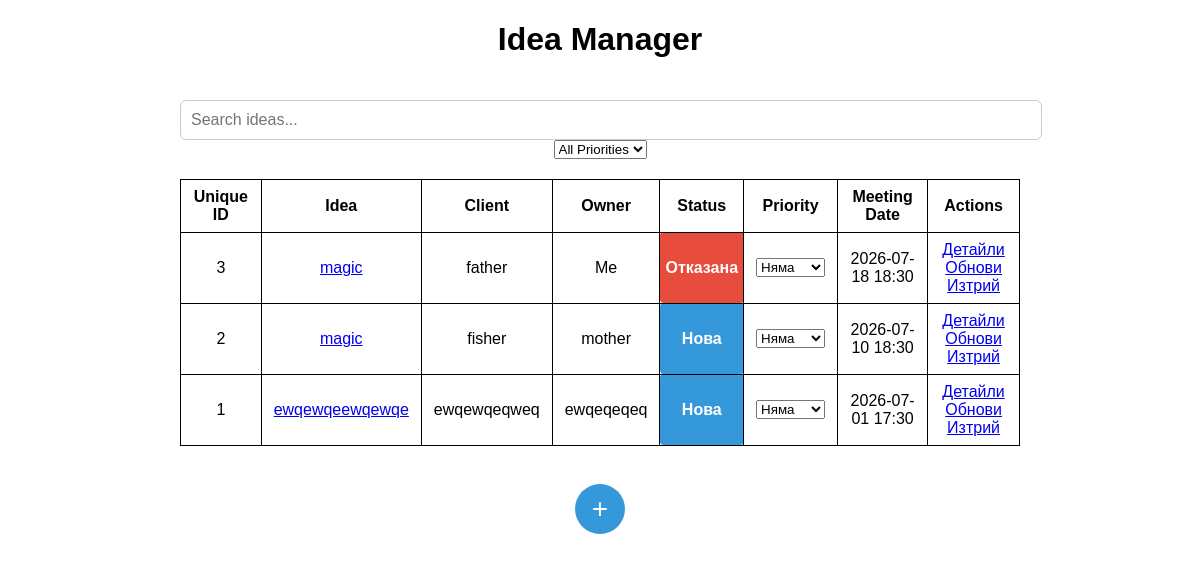
The page / on the database its author committed.
### Omnilinx.py (models this page shows, shortened)
class Todo(db.Model):
    id = db.Column(db.Integer, primary_key=True)
    title = db.Column(db.String(200), nullable=False)
    description = db.Column(db.String(1000), nullable=False)
    client = db.Column(db.String(100), nullable=False)
    meeting_date = db.Column(db.DateTime, nullable=False)
    owner = db.Column(db.String(100), nullable=False)
    status = db.Column(db.String(30), nullable=False, default='Нова')
    priority = db.Column(db.String(30), nullable=False, default='Няма')
    date_created = db.Column(db.DateTime, default=datetime.utcnow)
    unique_id = db.Column(db.Integer, unique=True, nullable=False)

### Omnilinx.py (the view, shortened to what this page needs)
@app.route('/', methods=['POST','GET'])
def index():
    tasks = Todo.query.order_by(Todo.date_created.desc()).all()
    return render_template('List.html', tasks=tasks)

### templates/List.html (shortened to what this page needs)
{% extends 'base.html' %}
{% block body %}
<div class="content">
    <div class="center">
    <h1 style="text-align: center;">Idea Manager</h1>
    {% if tasks|length < 1 %}
    <h1 style="text-align: center;">There are no ideas, Create one Below!</h1>
    {% else  %}
    <div class="search-bar">
        <input
            type="text"
            id="liveSearch"
            placeholder="Search ideas...">
        <select id="priorityFilter">
            <option value="">All Priorities</option>
        </select>
    </div>
 <table border=1 frame=box rules=all style="width:70%">
    <thead>
    <tr>
        <th>Unique ID</th>
        <th>Idea</th>
        <th>Client</th>
        <th>Owner</th>
        <th>Status</th>
        <th>Priority</th>
        <th>Meeting Date</th>
        <th>Actions</th>
    </tr>
    </thead>
    <tbody id="ideaTableBody">
    {% include '_idea_rows.html' %}
    </tbody>
</table>
    <br>
    {% endif %}
   <button
    id="addToggle"
    class="add-btn"
    data-modal-ignore
    onclick="openAddModal()">
    +
</button>
</div>
</div>
{% endblock %}

### templates/_idea_rows.html (shortened to what this page needs)
{% if tasks %}
{% for idea in tasks %}
<tr>
    <td>{{ idea.unique_id }}</td>
    <td>
        <a href="{{ url_for('idea_details', id=idea.id) }}">
            {{ idea.title }}
        </a>
    </td>
    <td>{{ idea.client }}</td>
    <td>{{ idea.owner }}</td>
    <td class="status {{ idea.status|lower|replace(' ', '-') }}">
        {{ idea.status }}
    </td>
    <td>
<form method="POST"
      action="{{ url_for('update_priority', id=idea.id) }}">
    <select name="priority"
            onchange="this.form.submit()">
        <option value="Няма"
            {% if idea.priority == "Няма" %}selected{% endif %}>
            Няма
        </option>
    </select>
</form>
</td>
    <td>{{ idea.meeting_date.strftime("%Y-%m-%d %H:%M") }}</td>
    <td>
        <a href="javascript:void(0)"
        data-modal-ignore
        onclick='openDetailsModal(
                {{ idea.unique_id|tojson }},
                {{ idea.title|tojson }},
                {{ idea.description|tojson }},
                {{ idea.client|tojson }},
                {{ idea.owner|tojson }},
                {{ idea.status|tojson }},
                {{ idea.priority|tojson }},
                "{{ idea.meeting_date.strftime("%Y-%m-%d %H:%M") }}",
                "{{ idea.date_created.strftime("%Y-%m-%d %H:%M") }}"
        )'>
            Детайли
        </a>
        <a href="javascript:void(0)"
            data-modal-ignore
            onclick='openUpdateModal(
            {{ idea.id }},
            {{ idea.title|tojson }},
            {{ idea.description|tojson }},
            {{ idea.client|tojson }},
            {{ idea.owner|tojson }},
            {{ idea.status|tojson }},
            {{ idea.priority|tojson }},
            "{{ idea.meeting_date.strftime('%Y-%m-%dT%H:%M') }}"
            )'>
            Обнови
        </a>
        <br>
        <a href="javascript:void(0)"
            data-modal-ignore
            onclick='openDeleteModal({{ idea.id }}, {{ idea.title|tojson }})'>Изтрий</a>
    </td>
</tr>
{% endfor %}
{% else %}
<tr>
    <td colspan="8" style="text-align:center;">No results found.</td>
</tr>
{% endif %}

### static/main.css (style rules this page uses)
body { margin: 0; font-family: sans-serif }
.center { width: 100%; display: flex; flex-direction: column; align-items: center; justify-content: center; text-align: center; }
table { border-collapse: collapse; margin: 0 auto; }
th, td { border: 1px solid #000; padding: 8px 12px; vertical-align: middle; }
.status { font-weight: bold; padding: 5px; border-radius: 4px; color: white; }
.status.нова { background-color: #3498db; }
.status.отказана { background-color: #e74c3c; }
.search-bar { width: 70%; margin: 20px auto; text-align: center; }
#liveSearch { width: 100%; padding: 10px; font-size: 16px; border-radius: 6px; border: 1px solid #ccc; }
.add-btn { font-size: 28px; width: 50px; height: 50px; border-radius: 50%; border: none; background: #3498db; color: white; cursor: pointer; margin: 20px; }

### rows shown on the page
Todo: unique_id "3", title "magic", client "father", owner "Me", status "Отказана", priority "Няма", meeting_date "2026-07-18 18:30"
Todo: unique_id "2", title "magic", client "fisher", owner "mother", status "Нова", priority "Няма", meeting_date "2026-07-10 18:30"
Todo: unique_id "1", title "ewqewqeewqewqe", client "ewqewqeqweq", owner "ewqeqeqeq", status "Нова", priority "Няма", meeting_date "2026-07-01 17:30"
